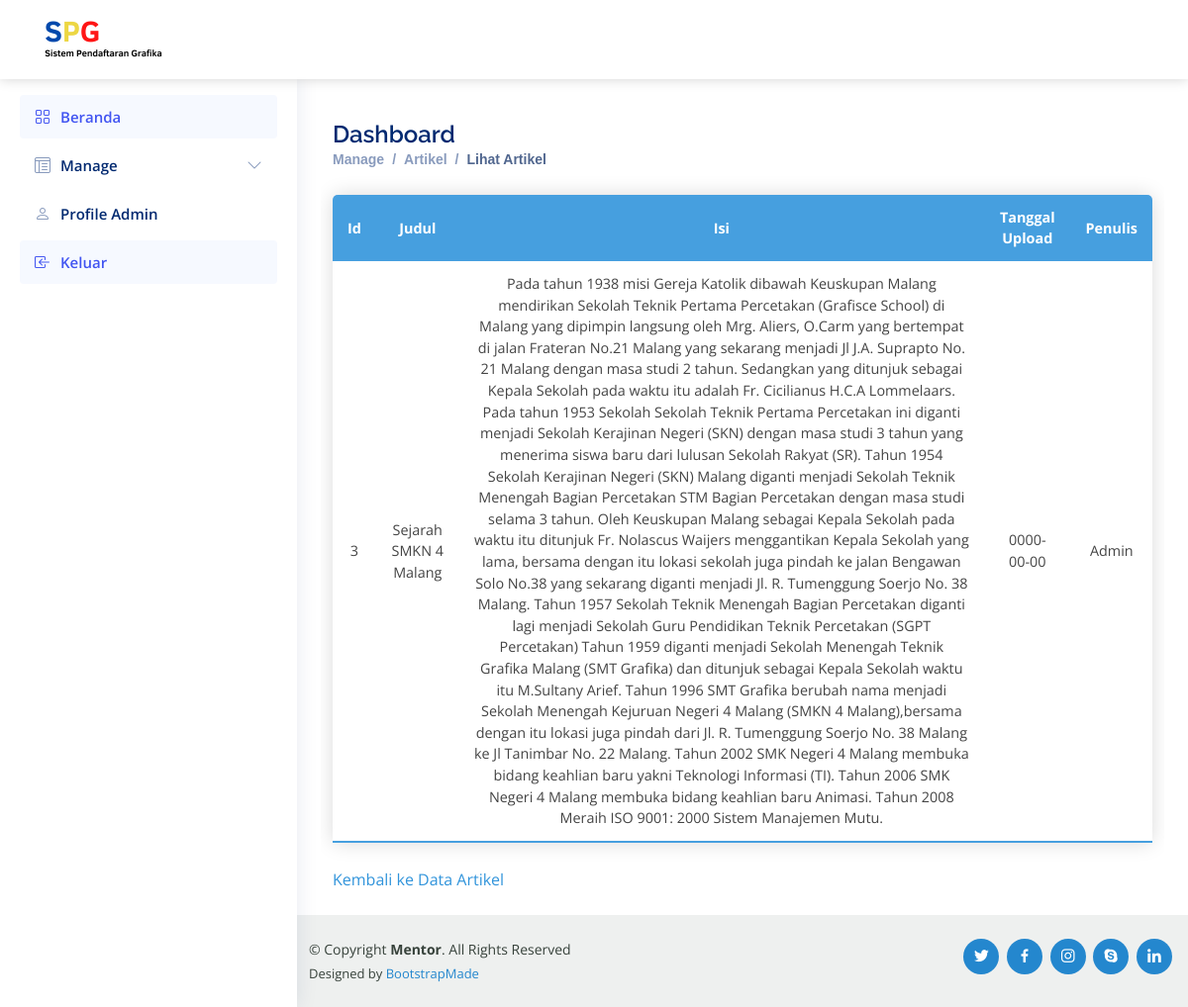
/index.php?page=artikel&aksi=view&id=3, run on the app's committed database.
### tables this page shows
CREATE TABLE `tbl_artikel` (
  `id` int(25) NOT NULL,
  `title` text NOT NULL,
  `content` text NOT NULL,
  `tgl_upload` date NOT NULL,
  `writer` text NOT NULL
);

### page/view.php (the view, shortened to what this page needs)
<div class="container">
    <?php
    include "koneksi.php";
    $id = $_GET['id'];
    $query_lihat = "SELECT * FROM tbl_artikel WHERE id='$id';";
    $hasil = mysqli_query ($koneksi, $query_lihat);
    $data = mysqli_fetch_array ($hasil);
    ?>
    <section class="section register min-vh-80 d-flex flex-column align-items-center justify-content-center py-4">
        <div class="container mt-5">
        <div class="pagetitle">
                <h1>Dashboard</h1>
                <nav>
                    <ol class="breadcrumb">
                        <li class="breadcrumb-item ">Manage</li>
                        <li class="breadcrumb-item ">Artikel</li>
                        <li class="breadcrumb-item active">Lihat Artikel</li>
                    </ol>
                </nav>
            </div>
            <form>
                <table class="content-table">
                    <thead>
                        <tr>
                            <th>Id</th>
                            <th>Judul</th>
                            <th>Isi</th>
                            <th>Tanggal Upload</th>
                            <th>Penulis</th>
                        </tr>
                    </thead>
                    <tbody>
                        <tr>
                            <td><?php echo $data['id']; ?></td>
                            <td><?php echo $data['title']; ?></td>
                            <td><?php echo $data['content']; ?></td>
                            <td><?php echo $data['tgl_upload']; ?></td>
                            <td><?php echo $data['writer']; ?></td>
                        </tr>
                    </tbody>
                </table>
            <a class="a1" href="?page=artikel">Kembali ke Data Artikel</a>
        </div>
    </section>
</div>

### assets/css/style.css (style rules this page uses)
.content-table { border-collapse: collapse; margin: 25px 0; font-size: 0.9em; width: 100%; align-content: center; border-radius: 5px 5px 0 0; overflow: hidden; box-shadow: 0 0 20px rgba(0, 0, 0, 0.15); }
.content-table thead tr { background-color: #469fdf; color: #ffffff; text-align: center; }
.content-table th, .content-table td { padding: 12px 15px; text-align: center; }
.content-table tbody tr { border-bottom: 1px solid #dddddd; }
.content-table tbody:last-of-type tr { border-bottom: 2px solid #469fdf; }
body { font-family: "Open Sans", sans-serif; color: #444444; }
a { color: #fff; text-decoration: none; }
.a1 { color: #3194db; text-decoration: none; }
h1, h2, h3, h4, h5, h6 { font-family: "Raleway", sans-serif; }
.pagetitle { margin-bottom: 10px; }
.pagetitle h1 { font-size: 24px; margin-bottom: 0; font-weight: 600; color: #012970; }
.breadcrumb { font-size: 14px; font-family: "Nunito", sans-serif; color: #899bbd; font-weight: 600; }
.breadcrumb .breadcrumb-item::before { color: #899bbd; }
.breadcrumb .active { color: #51678f; font-weight: 600; }
section { padding: 60px 0; overflow: hidden; }

### data on the page
tbl_artikel: id "3", title "Sejarah SMKN 4 Malang", content "Pada tahun 1938 misi Gereja Katolik dibawah Keuskupan Malang mendirikan Sekolah Teknik Pertama Percetakan (Grafisce School) di Malang yang dipimpin langsung oleh Mrg. Aliers, O.Carm yang bertempat di jalan Frateran No.21 Malang yang sekarang menjadi Jl J.A. Suprapto No. 21 Malang dengan masa studi 2 tahun. Sedangkan yang ditunjuk sebagai Kepala Sekolah pada waktu itu adalah Fr. Cicilianus H.C.A Lommelaars. Pada tahun 1953 Sekolah Sekolah Teknik Pertama Percetakan ini diganti menjadi Sekolah Kerajinan Negeri (SKN) dengan masa studi 3 tahun yang menerima siswa baru dari lulusan Sekolah Rakyat (SR). Tahun 1954 Sekolah Kerajinan Negeri (SKN) Malang diganti menjadi Sekolah Teknik Menengah Bagian…", tgl_upload "0000-00-00", writer "Admin"
